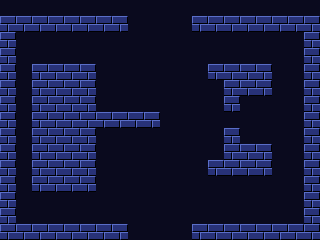

A 2D game scene composited from a Tiled map and its tileset images. What follows is a short description and the map's XML, with every tile layer's data as written:
An orthogonal 20x15 tile map with 16x16 px tiles, 1 tile layer (Tiles) and 6 objects (5x Slime, Player).

<map version="1.10" tiledversion="1.11.2" orientation="orthogonal" renderorder="right-down" width="20" height="15" tilewidth="16" tileheight="16" infinite="0" nextlayerid="4" nextobjectid="7">
  <properties>
    <property name="index" value="3" type="int" />
    <property name="name" value="Round 4" />
  </properties>
  <tileset firstgid="1" source="../tileset.tsx" />
  <layer id="1" name="Tiles" width="20" height="15">
    <data encoding="csv">
1,1,1,1,1,1,1,1,1,1,1,1,1,1,1,1,1,1,1,1,
5,5,5,5,5,5,5,5,1,1,1,1,5,5,5,5,5,5,5,5,
5,1,1,1,1,1,1,1,1,1,1,1,1,1,1,1,1,1,1,5,
5,1,1,1,1,1,1,1,1,1,1,1,1,1,1,1,1,1,1,5,
5,1,21,21,21,21,1,1,1,1,1,1,1,21,21,21,21,1,1,5,
5,1,21,21,21,21,1,1,1,1,1,1,1,1,21,21,21,1,1,5,
5,1,21,21,21,21,1,1,1,1,1,1,1,1,21,1,1,1,1,5,
5,1,21,21,21,21,21,21,21,21,1,1,1,1,1,1,1,1,1,5,
5,1,21,21,21,21,1,1,1,1,1,1,1,1,21,1,1,1,1,5,
5,1,21,21,21,21,1,1,1,1,1,1,1,1,21,21,21,1,1,5,
5,1,21,21,21,21,1,1,1,1,1,1,1,21,21,21,21,1,1,5,
5,1,21,21,21,21,1,1,1,1,1,1,1,1,1,1,1,1,1,5,
5,1,1,1,1,1,1,1,1,1,1,1,1,1,1,1,1,1,1,5,
5,1,1,1,1,1,1,1,1,1,1,1,1,1,1,1,1,1,1,5,
5,5,5,5,5,5,5,5,1,1,1,1,5,5,5,5,5,5,5,5
</data>
  </layer>
  <objectgroup id="2" name="Spawns">
    <object id="1" name="Slime" class="Slime" x="48" y="48">
      <point />
    </object>
    <object id="2" name="Slime" class="Slime" x="240" y="48">
      <point />
    </object>
    <object id="3" name="Slime" class="Slime" x="144" y="96">
      <point />
    </object>
    <object id="4" name="Slime" class="Slime" x="144" y="144">
      <point />
    </object>
    <object id="5" name="Slime" class="Slime" x="176" y="176">
      <point />
    </object>
    <object id="6" name="Player" class="Player" x="32" y="208">
      <point />
    </object>
  </objectgroup>
</map>
